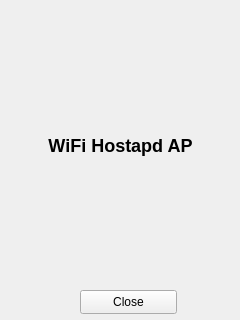
<?xml version="1.0" encoding="UTF-8"?>
<ui version="4.0">
 <class>Form</class>
 <widget class="QWidget" name="Form">
  <property name="geometry">
   <rect>
    <x>0</x>
    <y>0</y>
    <width>240</width>
    <height>320</height>
   </rect>
  </property>
  <property name="windowTitle">
   <string>Form</string>
  </property>
  <widget class="QLabel" name="label">
   <property name="geometry">
    <rect>
     <x>10</x>
     <y>10</y>
     <width>221</width>
     <height>271</height>
    </rect>
   </property>
   <property name="text">
    <string>&lt;center&gt;&lt;h2&gt;WiFi Hostapd AP&lt;/h2&gt;&lt;/center&gt;</string>
   </property>
  </widget>
  <widget class="QPushButton" name="CloseAbout">
   <property name="geometry">
    <rect>
     <x>80</x>
     <y>290</y>
     <width>97</width>
     <height>24</height>
    </rect>
   </property>
   <property name="text">
    <string>Close</string>
   </property>
  </widget>
 </widget>
 <resources/>
 <connections>
  <connection>
   <sender>CloseAbout</sender>
   <signal>clicked()</signal>
   <receiver>Form</receiver>
   <slot>close()</slot>
   <hints>
    <hint type="sourcelabel">
     <x>128</x>
     <y>301</y>
    </hint>
    <hint type="destinationlabel">
     <x>119</x>
     <y>159</y>
    </hint>
   </hints>
  </connection>
 </connections>
</ui>
